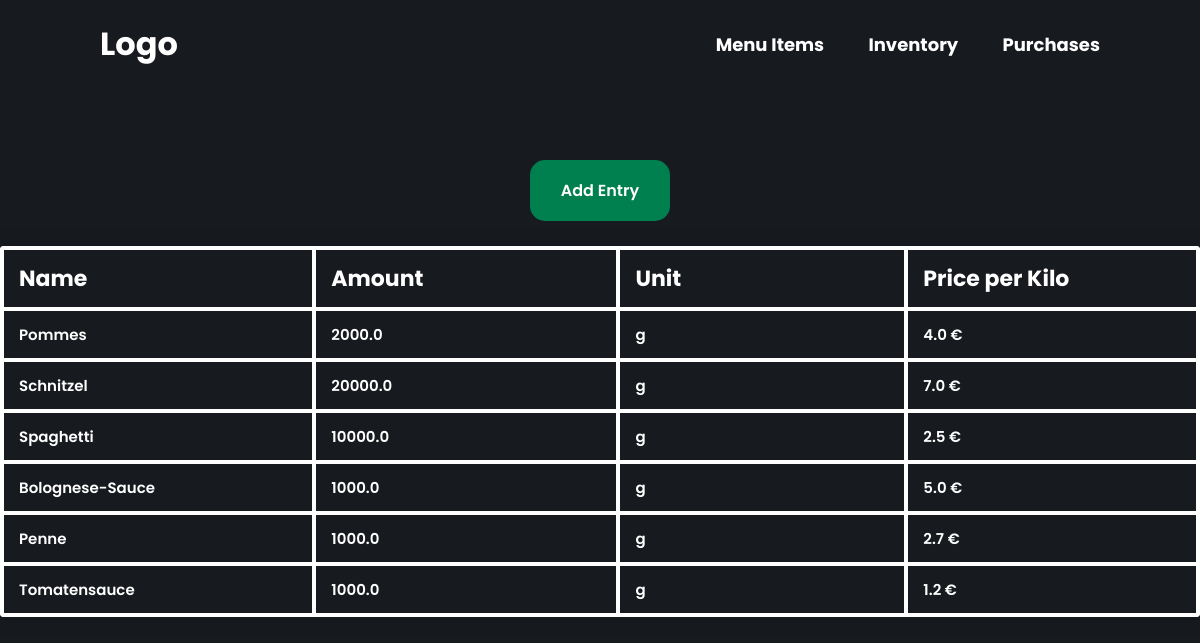
The app's page /inventory/, older data.
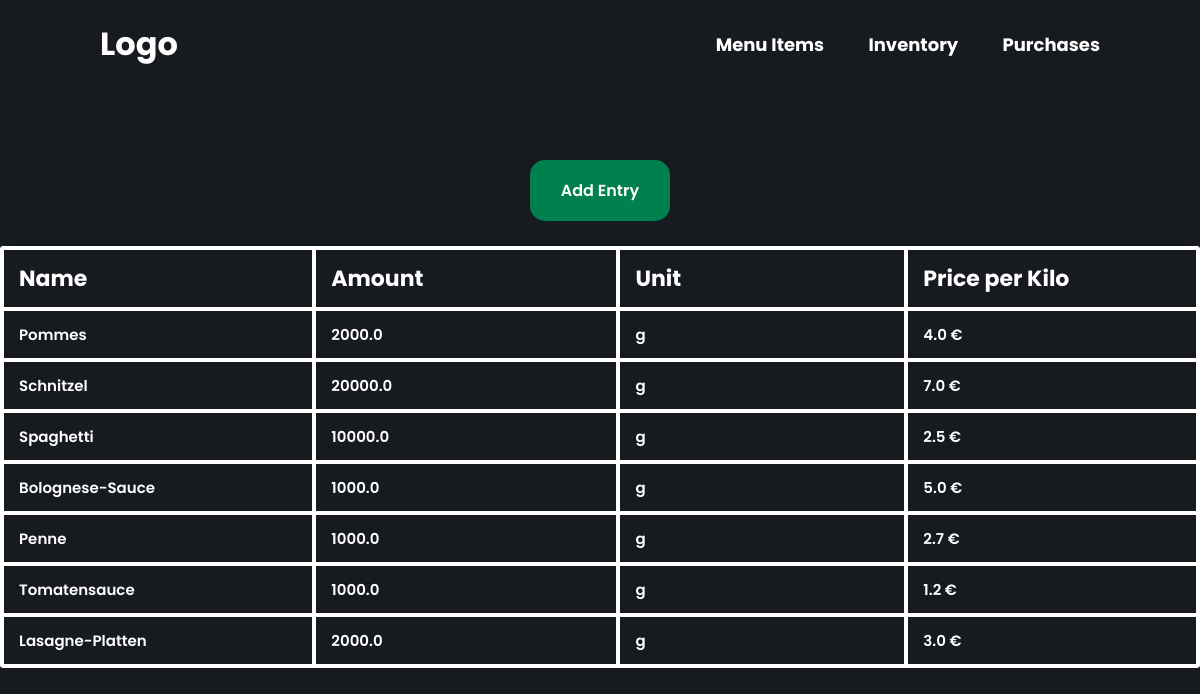
The same page, newer data.
### restaurant/models.py (models this page shows, shortened)
class Ingredient(models.Model):
    UNIT_CHOICES = [
        ("g", "Gramm")
    ]
    ingredient_name = models.CharField(max_length=100)
    ingredient_amount = models.FloatField(default=0)
    ingredient_unit = models.CharField(max_length=30, choices=UNIT_CHOICES)
    price_per_kilo = models.FloatField(default=0, null=True)

### restaurant/views.py (the view)
# urls.py: path('inventory/', views.InventoryList.as_view(), name='inventory'),
class InventoryList(TemplateView):
    template_name = "inventory_table.html"
    def get_context_data(self, **kwargs: Any) -> dict[str, Any]:
        context = super().get_context_data(**kwargs)
        inventory_items = Ingredient.objects.all()
        context["data"] = inventory_items
        context["columns"] = ["Name", "Amount", "Unit", "Price per Kilo"]
        return context

### templates/inventory_table.html (shortened to what this page needs)
{% extends 'base.html' %}
{% load static %}
{% block content %}
<div class="table--container">
    <a href="{% url 'ingredient_create' %}" class="create--entry--button">Add Entry</a>
    <table class="content-table">
        <thead>
            <tr>
                {% for column_name in columns %}
                <th>{{ column_name }}</th>
                {% endfor %}
            </tr>
        </thead>
        <tbody>
            {% for ingredient in data %}
            <tr class="clickable-row" data-href="{% url 'ingredient_update' ingredient.id %}">
                <td>{{ ingredient.ingredient_name }}</td>
                <td>{{ ingredient.ingredient_amount }}</td>
                <td>{{ ingredient.ingredient_unit }}</td>
                <td>{{ ingredient.price_per_kilo }} €</td>
            </tr>
            {% empty %}
            <h1>No Menu Items Yet</h1>
            {% endfor %}
        </tbody>
    </table>
</div>
{% endblock %}

Row changes from the older to the newer data that the page shows:
added Ingredient: ingredient_name "Lasagne-Platten", ingredient_amount "2000.0", ingredient_unit "g", price_per_kilo "3.0"
